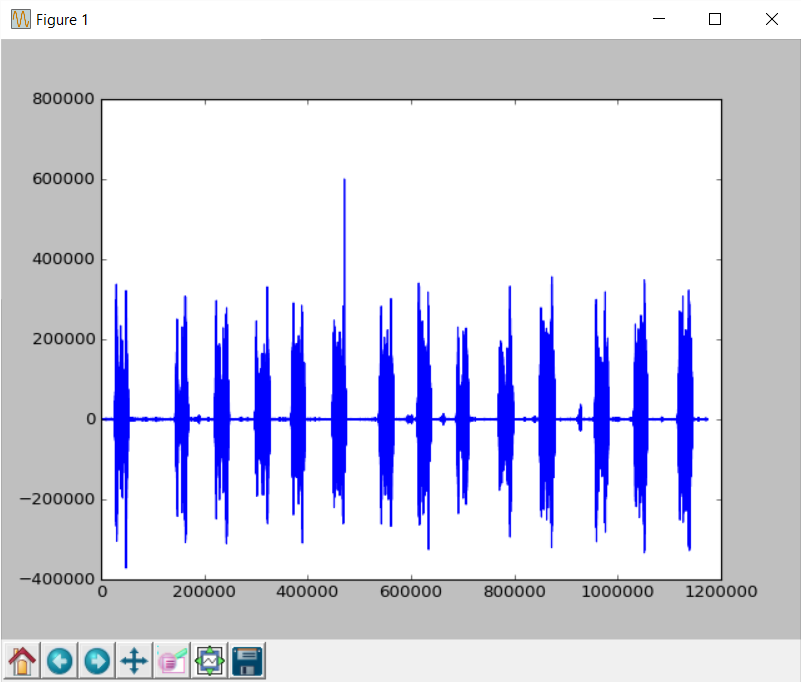

This chart was generated by the following Python code:
from numpy import argmax
from numpy import diag, zeros, ones, vstack, hstack, dot
from numpy import correlate

from pylab import plot
from pylab import figure

import scipy.io.wavfile as sw


def generate_matrix(polynom):
    n = len(polynom)
    ones_diagonal = diag(ones(n - 1))
    zeros_vector = zeros((n - 1, 1))
    concat = hstack((zeros_vector, ones_diagonal))
    return vstack((concat, polynom))


def generate_s_vector(polynom):
    m = len(polynom)
    s = zeros(m)
    s[m - 1] = 1
    return s


def generate_watermark(polynom):
    m = len(polynom)
    s = generate_s_vector(polynom)
    matrix = generate_matrix(polynom)
    watermark = []
    for i in range(0, 2 ** m - 1):
        wk = dot(polynom, s) % 2
        wk = -1 if wk == 0 else 1
        watermark.append(wk)
        s = dot(matrix, s) % 2
    return watermark


def find_watermark_position(filename, polynom, draw):
    f = open(filename, 'rb')
    # noinspection PyUnusedLocal
    [fr, dti] = sw.read(f)
    f.close()

    w = generate_watermark(polynom)
    c = correlate(w, dti, 'full')

    if draw:
        figure()
        plot(c)

    return argmax(c)

# 471118
print find_watermark_position('watermark.wav', [1, 0, 0, 0, 0, 0, 0, 0, 0, 1, 0], True)
